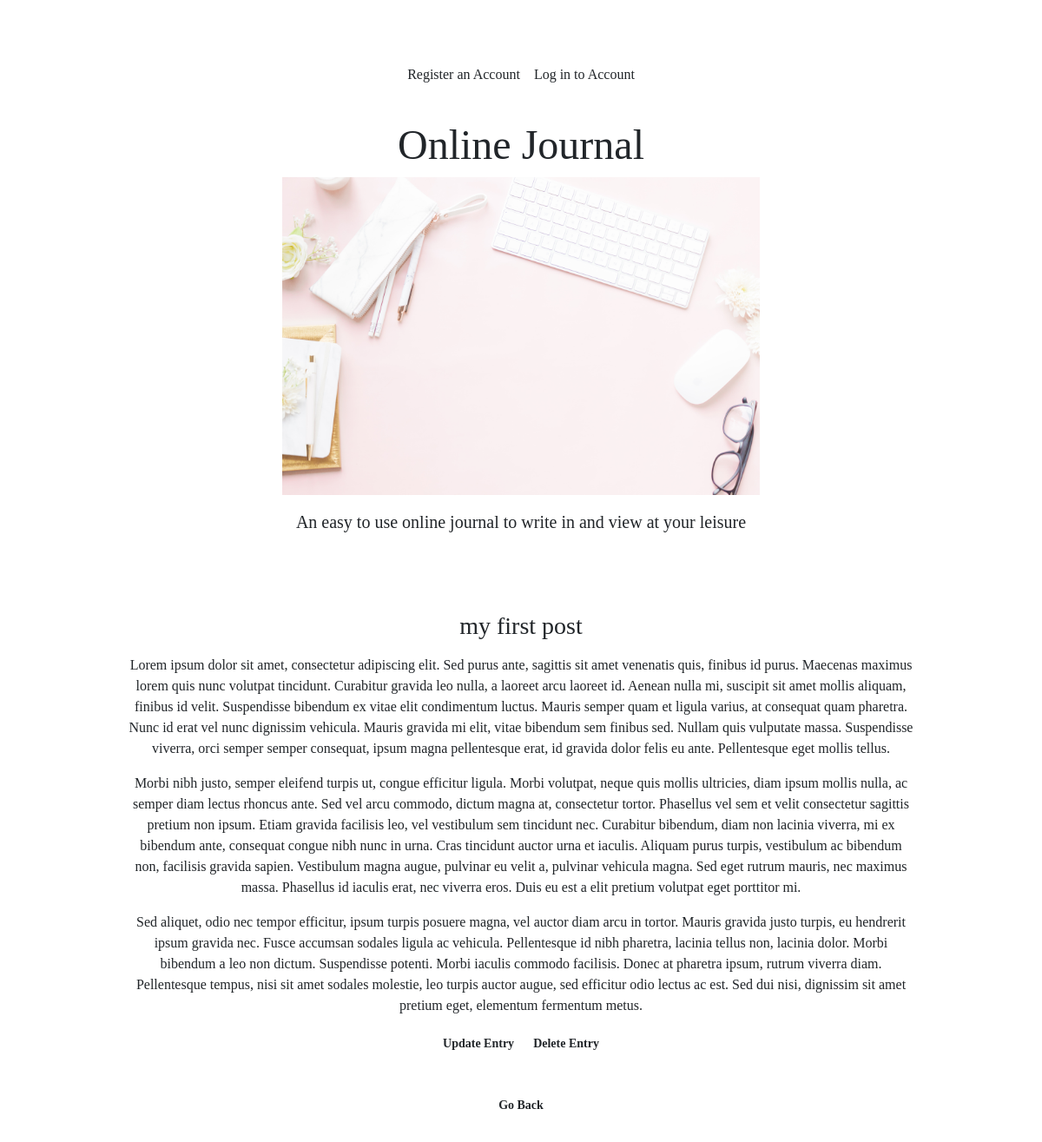
/read_entry/22, run on the app's committed database.
### core_app/models.py (models this page shows, shortened)
class Journal(models.Model):
    title = models.CharField(max_length=50, blank=False)
    content = models.TextField()
    user = models.ForeignKey(User, on_delete=models.CASCADE, related_name='user_journal', null=True)
    created_at = models.DateTimeField(auto_now_add=True)
    updated_at = models.DateTimeField(auto_now=True)
    class Meta:
        ordering = ['created_at']

### core_app/views.py (the view)
# urls.py: path('read_entry/<int:id>', views.read_entry, name='read_entry'),
def read_entry(request, id):
    entry = Journal.objects.get(id=id)
    context = {
        'entry': entry
    }
    return render(request, 'journal/read_entry.html', context)

### core_app/templates/journal/read_entry.html (shortened to what this page needs)
{% extends "../base.html" %}
{% load static %}
{% block content %}
<div class="p-5 pb-md-4 mx-5 text-center">
    <p class="h3">{{ entry.title }}</p>
    <p>{{ entry.content | linebreaks }}</p>
    <a class="w-30 btn btn-sm fw-bold" href="/update/{{entry.id}}">Update Entry</a>
    <a class="w-30 btn btn-sm fw-bold" href="/delete_entry/{{entry.id}}">Delete Entry</a>
</div>
<div class="p-3 pb-md-4 mx-auto text-center justify-content-center">
    <a class="w-30 btn btn-sm fw-bold" href="{% url 'home' %}">Go Back</a>
</div>
{% endblock %}

### static/style.css (style rules this page uses)
body { margin: 50px; font-family:Georgia, 'Times New Roman', Times, serif; }

### data on the page
Journal: title "my first post", content "Lorem ipsum dolor sit amet, consectetur adipiscing elit. Sed purus ante, sagittis sit amet venenatis quis, finibus id purus. Maecenas maximus lorem quis nunc volutpat tincidunt. Curabitur gravida leo nulla, a laoreet arcu laoreet id. Aenean nulla mi, suscipit sit amet mollis aliquam, finibus id velit. Suspendisse bibendum ex vitae elit condimentum luctus. Mauris semper quam et ligula varius, at consequat quam pharetra. Nunc id erat vel nunc dignissim vehicula. Mauris gravida mi elit, vitae bibendum sem finibus sed. Nullam quis vulputate massa. Suspendisse viverra, orci semper semper consequat, ipsum magna pellentesque erat, id gravida dolor felis eu ante. Pellentesque eget mollis tellus.…"
